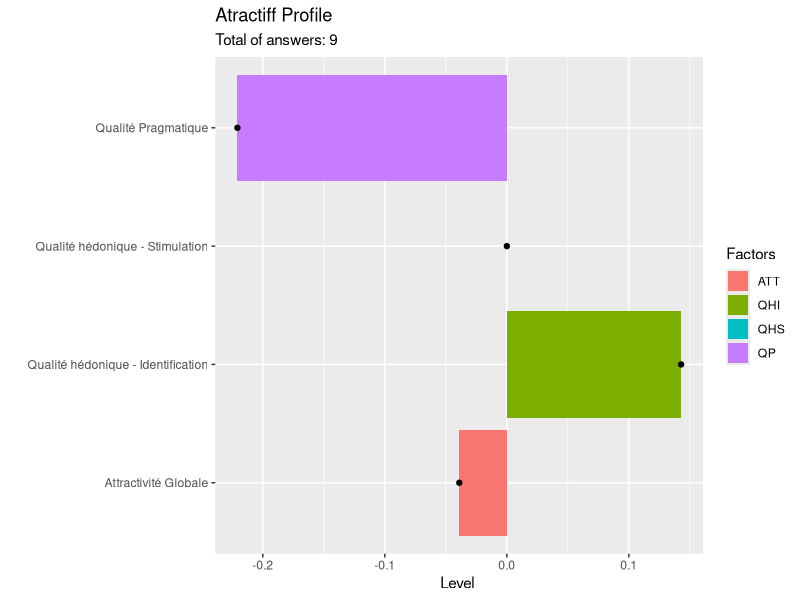
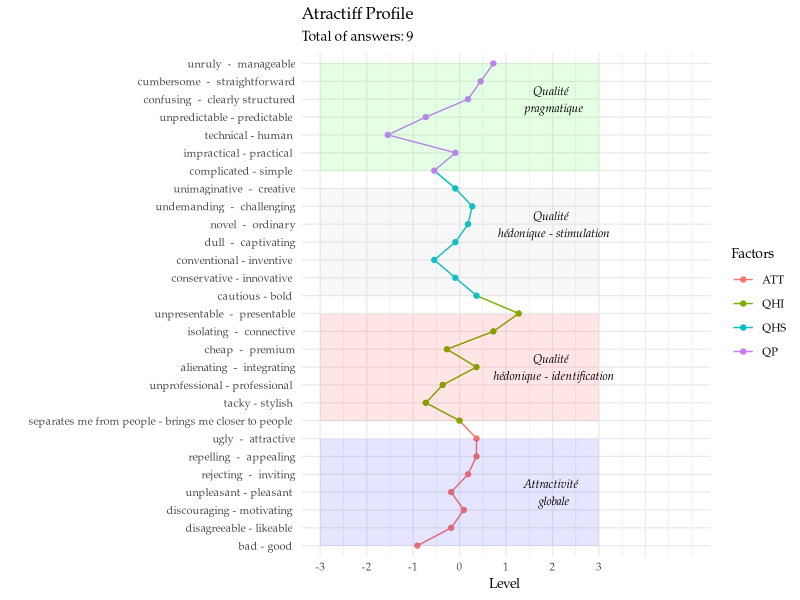

R code for these plots, in order:
## ---- chunk 1
knitr::opts_chunk$set(echo = FALSE)

library(tidyverse)
library(readxl) # Lire un base de donnes Excel
#library(here)
## ---- chunk 2
# Don't show up
data.excel <- read_excel("data/Test_Attrakdiff.xls" ) 

#identifying the onglets
onglets <- excel_sheets("data/Test_Attrakdiff.xls")

# Reading the onglet that corresponds
data.excel <- read_excel("data/Test_Attrakdiff.xls",  sheet = onglets[2]) 


# Reading the onglet that corresponds
data.excel <- read_excel("data/Test_Attrakdiff.xls",  
                         sheet = onglets[2], 
                         skip = 2) 

# Selecting the corresponding rows
data.excel <- data.excel %>% slice(1:11)

# Changing names columns
col_names <- names(data.excel)
col_names[1] <- c("Participant")

names(data.excel) <- col_names
  
data.excel <- 
  data.excel %>%  select(Participant : QP7)



# Pivot_longer to analyse
data.excel <- 
  data.excel %>% pivot_longer(cols = -Participant, 
                              names_to = "Variables",
                              values_to = "Answers")



# Changing the scale of the answers
data.excel <- 
  data.excel %>% mutate( 
    change_scale =
      case_when(
        Answers == 7  ~ 3,
        Answers == 6  ~ 2,
        Answers == 5  ~ 1,
        Answers == 4  ~ 0,
        Answers == 3  ~ -1,
        Answers == 2  ~ -2,
        Answers == 1  ~ -3,
        TRUE ~ as.numeric(Answers)
      )
  )

# Changing the sign of the answers
data.excel <- 
  data.excel %>% mutate( 
    change_scale_orientation =
      case_when(
        Variables %in% 
          c("ATT1*", "ATT3*","ATT5*",
            "ATT7*", "QHI2*", "QHI3*", "QHI6*", 
            "QHS1*", "QHS3*", "QHS4*", "QP1*",
            "QP2*", "QP3*", "QP5*")  ~ as.numeric(change_scale)*(-1),
        TRUE ~ as.numeric(change_scale)
      )
  )


## Approach 2
data.excel <- 
  data.excel %>% mutate( 
    change_scale_orientation_II =
      case_when(
        str_detect(data.excel$Variables, "\\*") ~ as.numeric(change_scale)*(-1),
        TRUE ~ as.numeric(change_scale)
      ))

# Doing the Groups
data.excel <- 
  data.excel %>% mutate( 
    Factors =
      case_when(
        str_detect(data.excel$Variables, "QP") ~ "QP",
        str_detect(data.excel$Variables, "QP1") ~ "QP",
        
        str_detect(data.excel$Variables, "QHS") ~ "QHS",
        
        str_detect(data.excel$Variables, "QHI") ~ "QHI",        
        str_detect(data.excel$Variables, "QH1") ~ "QHI",        
        
        str_detect(data.excel$Variables, "ATT") ~ "ATT",
        TRUE ~ "ATTENTION"
      ))


## ---- chunk 3
data.excel %>% 
  group_by(Factors) %>% 
  summarise(Moyenne = mean(change_scale_orientation)) %>% 
  ggplot() +
  aes(y=Moyenne, x= Factors) +
  #geom_point() +
  #aes(x=Factors , y=Moyenne, group=1 ) +
  geom_bar(stat="identity", position = "dodge", lwd = 1,  aes(fill = Factors)) +
  #geom_bar(aes( stat = "identity"))
  geom_point() +
  #geom_line() +
  coord_flip() + 
  scale_x_discrete(breaks=c("ATT","QHI","QHS","QP"), 
                   labels=c("Attractivité Globale", 
                            "Qualité hédonique - Identification", 
                            "Qualité hédonique - Stimulation",
                            "Qualité Pragmatique")) +
     labs(x = "",
              y = "Level ",
              title = "Atractiff Profile",
              subtitle = paste("Total of answers:" , max(data.excel$Participant) ) ) 
## ---- chunk 4
# Graphique 2

# Reading the onglet that corresponds
Var_complets <- 
  read_excel("data/Test_Attrakdiff.xls",  
             sheet = onglets[5] ) %>%  
  slice(5 : 34) %>% 
  select(1:2) %>% 
  set_names (c("Variables", "Description")) %>% 
  fill(Variables) %>% 
  mutate(label = Description ) %>% 
  separate(col = Description, into = c("Left", "Right"), sep = "-") %>% 
  mutate(Factors = c( rep("QP", 7),
                      rep("QHS", 7),
                      rep("QHI", 7),
                      rep("ATT", 7)
                      ))
# Data complete

titles <- read_excel("data/Test_Attrakdiff.xls",  
                         sheet = onglets[2], skip = 1) %>% slice(1)
# Pivot long the tibble
titles <- 
  titles %>% select(2:29) %>% 
  pivot_longer(cols = everything(), names_to = "Label Incorrect", values_to = "Variables") %>% 
  separate(col = "Label Incorrect", into = c("Left", "Right"), sep = "-")

# Changing the Label
titles <- 
  titles %>% 
  mutate(
    label.correct =
      case_when(
        str_detect(Variables, "\\*") ~ paste(Right, Left, sep = " - "),
        TRUE ~ paste(Left, Right,  sep = " - ")
      ))


# Adding Factors
titles <- 
  titles %>% arrange(Variables) %>% 
  mutate(Factors = c(
    rep("ATT", 7),
    rep("QHI", 7),
    rep("QHS", 7),
    rep("QP", 7)
  ))

  
data.excel <- 
  data.excel %>% 
  left_join(titles %>% select(Variables, label.correct),
            by = "Variables")


# Ordering the dataframe
Fig2 <- 
  data.excel %>% select(Variables, label.correct, change_scale_orientation) %>% 
  group_by(Variables) %>% 
  summarise(media = mean(change_scale_orientation)) %>% 
  ungroup() %>% 
  left_join(titles,  by = "Variables") %>% 
  select(Variables, media,  label.correct, Factors) %>% 
  arrange(Factors, label.correct) 
  #mutate(label = factor(label, labels = test$label ))  # ordering factors
  
# Order Factors 
# as.factor(test$label) %>% levels(test$label)
Fig2$label.correct <- factor(Fig2$label.correct, levels = Fig2$label.correct)
## ---- chunk 5
Fig2 %>%  
  ggplot(aes(x= label.correct, y= media, color = Factors, group=1 )) +
  #geom_point() +
  geom_line() +
  geom_point() +
  ggplot2::annotate("rect", xmin=c(1,8,15,22), xmax=c(7,14,21,28), 
                    ymin=rep(-3,4), ymax=rep(3, 4), 
                    alpha = .1 , fill = c("blue", "red", "grey","green")) +
  coord_flip(xlim = NULL, ylim = c(-3,5)) +
scale_y_continuous(breaks=c(-3:4), 
                 labels=c(-3:3, " ")) +
         ggplot2::annotate("text",
                           y = c(2, 2, 2, 2),
                           x = c(4, 11, 19, 26),
                           label = c("Attractivité \n globale",
                                     "Qualité \n hédonique - identification",
                                     "Qualité \n hédonique - stimulation", 
                                     "Qualité \n pragmatique"),
                           family = "Palatino", fontface = 3, size=3) +
         theme_minimal(base_size = 10, base_family = "Palatino") +
         labs(x = "",
              y = "Level ",
              title = "Atractiff Profile",
              subtitle = paste("Total of answers:" , max(data.excel$Participant) ) ) +

         theme(
            legend.position = "right",
            panel.border = element_blank(),
            panel.spacing = unit(0.1, "lines"),
            strip.text.x = element_text(size = 18, family = "Palatino")
         ) 
           

